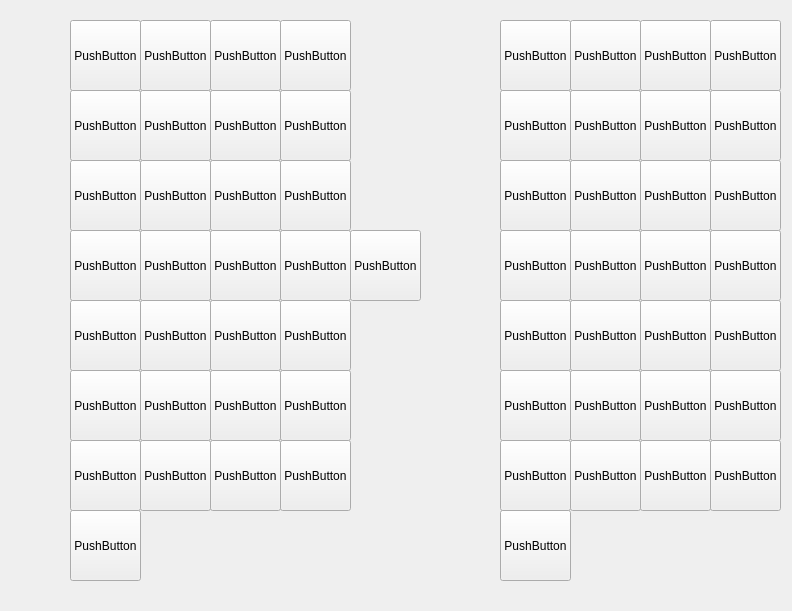
<?xml version="1.0" encoding="UTF-8"?>
<ui version="4.0">
 <class>Form</class>
 <widget class="QWidget" name="Form">
  <property name="geometry">
   <rect>
    <x>0</x>
    <y>0</y>
    <width>792</width>
    <height>611</height>
   </rect>
  </property>
  <property name="windowTitle">
   <string>Form</string>
  </property>
  <widget class="QPushButton" name="pushButton_12">
   <property name="geometry">
    <rect>
     <x>210</x>
     <y>300</y>
     <width>71</width>
     <height>71</height>
    </rect>
   </property>
   <property name="text">
    <string>PushButton</string>
   </property>
  </widget>
  <widget class="QPushButton" name="pushButton_8">
   <property name="geometry">
    <rect>
     <x>210</x>
     <y>160</y>
     <width>71</width>
     <height>71</height>
    </rect>
   </property>
   <property name="text">
    <string>PushButton</string>
   </property>
  </widget>
  <widget class="QPushButton" name="pushButton_7">
   <property name="geometry">
    <rect>
     <x>70</x>
     <y>160</y>
     <width>71</width>
     <height>71</height>
    </rect>
   </property>
   <property name="text">
    <string>PushButton</string>
   </property>
  </widget>
  <widget class="QPushButton" name="pushButton_16">
   <property name="geometry">
    <rect>
     <x>210</x>
     <y>230</y>
     <width>71</width>
     <height>71</height>
    </rect>
   </property>
   <property name="text">
    <string>PushButton</string>
   </property>
  </widget>
  <widget class="QPushButton" name="pushButton_14">
   <property name="geometry">
    <rect>
     <x>280</x>
     <y>230</y>
     <width>71</width>
     <height>71</height>
    </rect>
   </property>
   <property name="text">
    <string>PushButton</string>
   </property>
  </widget>
  <widget class="QPushButton" name="pushButton_19">
   <property name="geometry">
    <rect>
     <x>70</x>
     <y>90</y>
     <width>71</width>
     <height>71</height>
    </rect>
   </property>
   <property name="text">
    <string>PushButton</string>
   </property>
  </widget>
  <widget class="QPushButton" name="pushButton_6">
   <property name="geometry">
    <rect>
     <x>280</x>
     <y>160</y>
     <width>71</width>
     <height>71</height>
    </rect>
   </property>
   <property name="text">
    <string>PushButton</string>
   </property>
  </widget>
  <widget class="QPushButton" name="pushButton_9">
   <property name="geometry">
    <rect>
     <x>140</x>
     <y>300</y>
     <width>71</width>
     <height>71</height>
    </rect>
   </property>
   <property name="text">
    <string>PushButton</string>
   </property>
  </widget>
  <widget class="QPushButton" name="pushButton_4">
   <property name="geometry">
    <rect>
     <x>280</x>
     <y>20</y>
     <width>71</width>
     <height>71</height>
    </rect>
   </property>
   <property name="text">
    <string>PushButton</string>
   </property>
  </widget>
  <widget class="QPushButton" name="pushButton_13">
   <property name="geometry">
    <rect>
     <x>140</x>
     <y>230</y>
     <width>71</width>
     <height>71</height>
    </rect>
   </property>
   <property name="text">
    <string>PushButton</string>
   </property>
  </widget>
  <widget class="QPushButton" name="pushButton_18">
   <property name="geometry">
    <rect>
     <x>280</x>
     <y>90</y>
     <width>71</width>
     <height>71</height>
    </rect>
   </property>
   <property name="text">
    <string>PushButton</string>
   </property>
  </widget>
  <widget class="QPushButton" name="pushButton_11">
   <property name="geometry">
    <rect>
     <x>70</x>
     <y>300</y>
     <width>71</width>
     <height>71</height>
    </rect>
   </property>
   <property name="text">
    <string>PushButton</string>
   </property>
  </widget>
  <widget class="QPushButton" name="pushButton_2">
   <property name="geometry">
    <rect>
     <x>140</x>
     <y>20</y>
     <width>71</width>
     <height>71</height>
    </rect>
   </property>
   <property name="text">
    <string>PushButton</string>
   </property>
  </widget>
  <widget class="QPushButton" name="pushButton_10">
   <property name="geometry">
    <rect>
     <x>280</x>
     <y>300</y>
     <width>71</width>
     <height>71</height>
    </rect>
   </property>
   <property name="text">
    <string>PushButton</string>
   </property>
  </widget>
  <widget class="QPushButton" name="pushButton_20">
   <property name="geometry">
    <rect>
     <x>210</x>
     <y>90</y>
     <width>71</width>
     <height>71</height>
    </rect>
   </property>
   <property name="text">
    <string>PushButton</string>
   </property>
  </widget>
  <widget class="QPushButton" name="pushButton_3">
   <property name="geometry">
    <rect>
     <x>210</x>
     <y>20</y>
     <width>71</width>
     <height>71</height>
    </rect>
   </property>
   <property name="text">
    <string>PushButton</string>
   </property>
  </widget>
  <widget class="QPushButton" name="pushButton_15">
   <property name="geometry">
    <rect>
     <x>70</x>
     <y>230</y>
     <width>71</width>
     <height>71</height>
    </rect>
   </property>
   <property name="text">
    <string>PushButton</string>
   </property>
  </widget>
  <widget class="QPushButton" name="pushButton">
   <property name="geometry">
    <rect>
     <x>70</x>
     <y>20</y>
     <width>71</width>
     <height>71</height>
    </rect>
   </property>
   <property name="text">
    <string>PushButton</string>
   </property>
  </widget>
  <widget class="QPushButton" name="pushButton_5">
   <property name="geometry">
    <rect>
     <x>140</x>
     <y>160</y>
     <width>71</width>
     <height>71</height>
    </rect>
   </property>
   <property name="text">
    <string>PushButton</string>
   </property>
  </widget>
  <widget class="QPushButton" name="pushButton_17">
   <property name="geometry">
    <rect>
     <x>140</x>
     <y>90</y>
     <width>71</width>
     <height>71</height>
    </rect>
   </property>
   <property name="text">
    <string>PushButton</string>
   </property>
  </widget>
  <widget class="QPushButton" name="pushButton_21">
   <property name="geometry">
    <rect>
     <x>570</x>
     <y>300</y>
     <width>71</width>
     <height>71</height>
    </rect>
   </property>
   <property name="text">
    <string>PushButton</string>
   </property>
  </widget>
  <widget class="QPushButton" name="pushButton_22">
   <property name="geometry">
    <rect>
     <x>640</x>
     <y>300</y>
     <width>71</width>
     <height>71</height>
    </rect>
   </property>
   <property name="text">
    <string>PushButton</string>
   </property>
  </widget>
  <widget class="QPushButton" name="pushButton_23">
   <property name="geometry">
    <rect>
     <x>710</x>
     <y>300</y>
     <width>71</width>
     <height>71</height>
    </rect>
   </property>
   <property name="text">
    <string>PushButton</string>
   </property>
  </widget>
  <widget class="QPushButton" name="pushButton_24">
   <property name="geometry">
    <rect>
     <x>570</x>
     <y>90</y>
     <width>71</width>
     <height>71</height>
    </rect>
   </property>
   <property name="text">
    <string>PushButton</string>
   </property>
  </widget>
  <widget class="QPushButton" name="pushButton_25">
   <property name="geometry">
    <rect>
     <x>710</x>
     <y>20</y>
     <width>71</width>
     <height>71</height>
    </rect>
   </property>
   <property name="text">
    <string>PushButton</string>
   </property>
  </widget>
  <widget class="QPushButton" name="pushButton_26">
   <property name="geometry">
    <rect>
     <x>500</x>
     <y>90</y>
     <width>71</width>
     <height>71</height>
    </rect>
   </property>
   <property name="text">
    <string>PushButton</string>
   </property>
  </widget>
  <widget class="QPushButton" name="pushButton_27">
   <property name="geometry">
    <rect>
     <x>500</x>
     <y>20</y>
     <width>71</width>
     <height>71</height>
    </rect>
   </property>
   <property name="text">
    <string>PushButton</string>
   </property>
  </widget>
  <widget class="QPushButton" name="pushButton_28">
   <property name="geometry">
    <rect>
     <x>640</x>
     <y>20</y>
     <width>71</width>
     <height>71</height>
    </rect>
   </property>
   <property name="text">
    <string>PushButton</string>
   </property>
  </widget>
  <widget class="QPushButton" name="pushButton_29">
   <property name="geometry">
    <rect>
     <x>500</x>
     <y>230</y>
     <width>71</width>
     <height>71</height>
    </rect>
   </property>
   <property name="text">
    <string>PushButton</string>
   </property>
  </widget>
  <widget class="QPushButton" name="pushButton_30">
   <property name="geometry">
    <rect>
     <x>640</x>
     <y>160</y>
     <width>71</width>
     <height>71</height>
    </rect>
   </property>
   <property name="text">
    <string>PushButton</string>
   </property>
  </widget>
  <widget class="QPushButton" name="pushButton_31">
   <property name="geometry">
    <rect>
     <x>500</x>
     <y>160</y>
     <width>71</width>
     <height>71</height>
    </rect>
   </property>
   <property name="text">
    <string>PushButton</string>
   </property>
  </widget>
  <widget class="QPushButton" name="pushButton_32">
   <property name="geometry">
    <rect>
     <x>710</x>
     <y>160</y>
     <width>71</width>
     <height>71</height>
    </rect>
   </property>
   <property name="text">
    <string>PushButton</string>
   </property>
  </widget>
  <widget class="QPushButton" name="pushButton_33">
   <property name="geometry">
    <rect>
     <x>570</x>
     <y>230</y>
     <width>71</width>
     <height>71</height>
    </rect>
   </property>
   <property name="text">
    <string>PushButton</string>
   </property>
  </widget>
  <widget class="QPushButton" name="pushButton_34">
   <property name="geometry">
    <rect>
     <x>710</x>
     <y>90</y>
     <width>71</width>
     <height>71</height>
    </rect>
   </property>
   <property name="text">
    <string>PushButton</string>
   </property>
  </widget>
  <widget class="QPushButton" name="pushButton_35">
   <property name="geometry">
    <rect>
     <x>710</x>
     <y>230</y>
     <width>71</width>
     <height>71</height>
    </rect>
   </property>
   <property name="text">
    <string>PushButton</string>
   </property>
  </widget>
  <widget class="QPushButton" name="pushButton_36">
   <property name="geometry">
    <rect>
     <x>500</x>
     <y>300</y>
     <width>71</width>
     <height>71</height>
    </rect>
   </property>
   <property name="text">
    <string>PushButton</string>
   </property>
  </widget>
  <widget class="QPushButton" name="pushButton_37">
   <property name="geometry">
    <rect>
     <x>570</x>
     <y>160</y>
     <width>71</width>
     <height>71</height>
    </rect>
   </property>
   <property name="text">
    <string>PushButton</string>
   </property>
  </widget>
  <widget class="QPushButton" name="pushButton_38">
   <property name="geometry">
    <rect>
     <x>640</x>
     <y>230</y>
     <width>71</width>
     <height>71</height>
    </rect>
   </property>
   <property name="text">
    <string>PushButton</string>
   </property>
  </widget>
  <widget class="QPushButton" name="pushButton_39">
   <property name="geometry">
    <rect>
     <x>640</x>
     <y>90</y>
     <width>71</width>
     <height>71</height>
    </rect>
   </property>
   <property name="text">
    <string>PushButton</string>
   </property>
  </widget>
  <widget class="QPushButton" name="pushButton_40">
   <property name="geometry">
    <rect>
     <x>570</x>
     <y>20</y>
     <width>71</width>
     <height>71</height>
    </rect>
   </property>
   <property name="text">
    <string>PushButton</string>
   </property>
  </widget>
  <widget class="QPushButton" name="pushButton_41">
   <property name="geometry">
    <rect>
     <x>140</x>
     <y>370</y>
     <width>71</width>
     <height>71</height>
    </rect>
   </property>
   <property name="text">
    <string>PushButton</string>
   </property>
  </widget>
  <widget class="QPushButton" name="pushButton_42">
   <property name="geometry">
    <rect>
     <x>710</x>
     <y>370</y>
     <width>71</width>
     <height>71</height>
    </rect>
   </property>
   <property name="text">
    <string>PushButton</string>
   </property>
  </widget>
  <widget class="QPushButton" name="pushButton_43">
   <property name="geometry">
    <rect>
     <x>500</x>
     <y>370</y>
     <width>71</width>
     <height>71</height>
    </rect>
   </property>
   <property name="text">
    <string>PushButton</string>
   </property>
  </widget>
  <widget class="QPushButton" name="pushButton_44">
   <property name="geometry">
    <rect>
     <x>570</x>
     <y>370</y>
     <width>71</width>
     <height>71</height>
    </rect>
   </property>
   <property name="text">
    <string>PushButton</string>
   </property>
  </widget>
  <widget class="QPushButton" name="pushButton_45">
   <property name="geometry">
    <rect>
     <x>210</x>
     <y>370</y>
     <width>71</width>
     <height>71</height>
    </rect>
   </property>
   <property name="text">
    <string>PushButton</string>
   </property>
  </widget>
  <widget class="QPushButton" name="pushButton_46">
   <property name="geometry">
    <rect>
     <x>70</x>
     <y>370</y>
     <width>71</width>
     <height>71</height>
    </rect>
   </property>
   <property name="text">
    <string>PushButton</string>
   </property>
  </widget>
  <widget class="QPushButton" name="pushButton_47">
   <property name="geometry">
    <rect>
     <x>280</x>
     <y>370</y>
     <width>71</width>
     <height>71</height>
    </rect>
   </property>
   <property name="text">
    <string>PushButton</string>
   </property>
  </widget>
  <widget class="QPushButton" name="pushButton_48">
   <property name="geometry">
    <rect>
     <x>640</x>
     <y>370</y>
     <width>71</width>
     <height>71</height>
    </rect>
   </property>
   <property name="text">
    <string>PushButton</string>
   </property>
  </widget>
  <widget class="QPushButton" name="pushButton_51">
   <property name="geometry">
    <rect>
     <x>140</x>
     <y>440</y>
     <width>71</width>
     <height>71</height>
    </rect>
   </property>
   <property name="text">
    <string>PushButton</string>
   </property>
  </widget>
  <widget class="QPushButton" name="pushButton_52">
   <property name="geometry">
    <rect>
     <x>710</x>
     <y>440</y>
     <width>71</width>
     <height>71</height>
    </rect>
   </property>
   <property name="text">
    <string>PushButton</string>
   </property>
  </widget>
  <widget class="QPushButton" name="pushButton_54">
   <property name="geometry">
    <rect>
     <x>500</x>
     <y>510</y>
     <width>71</width>
     <height>71</height>
    </rect>
   </property>
   <property name="text">
    <string>PushButton</string>
   </property>
  </widget>
  <widget class="QPushButton" name="pushButton_56">
   <property name="geometry">
    <rect>
     <x>500</x>
     <y>440</y>
     <width>71</width>
     <height>71</height>
    </rect>
   </property>
   <property name="text">
    <string>PushButton</string>
   </property>
  </widget>
  <widget class="QPushButton" name="pushButton_57">
   <property name="geometry">
    <rect>
     <x>570</x>
     <y>440</y>
     <width>71</width>
     <height>71</height>
    </rect>
   </property>
   <property name="text">
    <string>PushButton</string>
   </property>
  </widget>
  <widget class="QPushButton" name="pushButton_58">
   <property name="geometry">
    <rect>
     <x>70</x>
     <y>510</y>
     <width>71</width>
     <height>71</height>
    </rect>
   </property>
   <property name="text">
    <string>PushButton</string>
   </property>
  </widget>
  <widget class="QPushButton" name="pushButton_60">
   <property name="geometry">
    <rect>
     <x>210</x>
     <y>440</y>
     <width>71</width>
     <height>71</height>
    </rect>
   </property>
   <property name="text">
    <string>PushButton</string>
   </property>
  </widget>
  <widget class="QPushButton" name="pushButton_61">
   <property name="geometry">
    <rect>
     <x>70</x>
     <y>440</y>
     <width>71</width>
     <height>71</height>
    </rect>
   </property>
   <property name="text">
    <string>PushButton</string>
   </property>
  </widget>
  <widget class="QPushButton" name="pushButton_62">
   <property name="geometry">
    <rect>
     <x>280</x>
     <y>440</y>
     <width>71</width>
     <height>71</height>
    </rect>
   </property>
   <property name="text">
    <string>PushButton</string>
   </property>
  </widget>
  <widget class="QPushButton" name="pushButton_63">
   <property name="geometry">
    <rect>
     <x>640</x>
     <y>440</y>
     <width>71</width>
     <height>71</height>
    </rect>
   </property>
   <property name="text">
    <string>PushButton</string>
   </property>
  </widget>
  <widget class="QPushButton" name="pushButton_55">
   <property name="geometry">
    <rect>
     <x>350</x>
     <y>230</y>
     <width>71</width>
     <height>71</height>
    </rect>
   </property>
   <property name="text">
    <string>PushButton</string>
   </property>
  </widget>
 </widget>
 <resources/>
 <connections/>
</ui>
